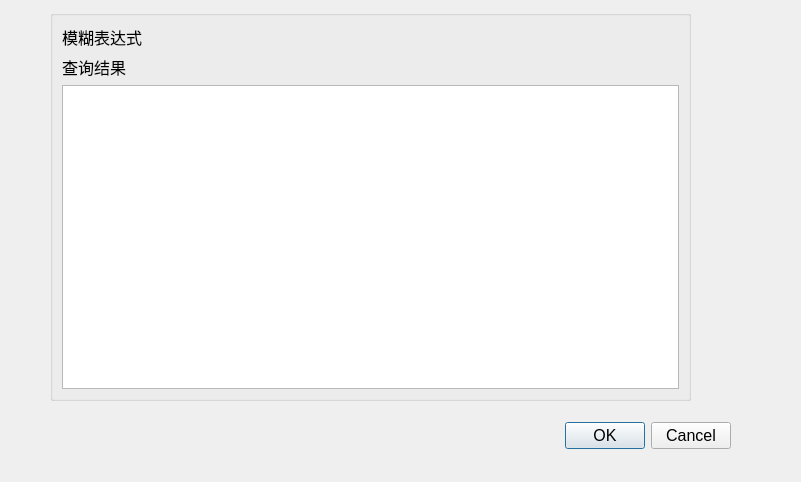
<?xml version="1.0" encoding="UTF-8"?>
<ui version="4.0">
 <class>search_result</class>
 <widget class="QDialog" name="search_result">
  <property name="geometry">
   <rect>
    <x>0</x>
    <y>0</y>
    <width>801</width>
    <height>482</height>
   </rect>
  </property>
  <property name="font">
   <font>
    <pointsize>12</pointsize>
   </font>
  </property>
  <property name="windowTitle">
   <string>Dialog</string>
  </property>
  <widget class="QDialogButtonBox" name="buttonBox">
   <property name="geometry">
    <rect>
     <x>390</x>
     <y>420</y>
     <width>341</width>
     <height>32</height>
    </rect>
   </property>
   <property name="orientation">
    <enum>Qt::Horizontal</enum>
   </property>
   <property name="standardButtons">
    <set>QDialogButtonBox::Cancel|QDialogButtonBox::Ok</set>
   </property>
  </widget>
  <widget class="QGroupBox" name="groupBox">
   <property name="geometry">
    <rect>
     <x>50</x>
     <y>10</y>
     <width>641</width>
     <height>391</height>
    </rect>
   </property>
   <property name="title">
    <string/>
   </property>
   <layout class="QVBoxLayout" name="verticalLayout">
    <item>
     <widget class="QLabel" name="str">
      <property name="text">
       <string>模糊表达式</string>
      </property>
     </widget>
    </item>
    <item>
     <widget class="QLabel" name="nums">
      <property name="text">
       <string>查询结果</string>
      </property>
     </widget>
    </item>
    <item>
     <widget class="QTableView" name="result_table"/>
    </item>
   </layout>
  </widget>
 </widget>
 <resources/>
 <connections>
  <connection>
   <sender>buttonBox</sender>
   <signal>accepted()</signal>
   <receiver>search_result</receiver>
   <slot>accept()</slot>
   <hints>
    <hint type="sourcelabel">
     <x>248</x>
     <y>254</y>
    </hint>
    <hint type="destinationlabel">
     <x>157</x>
     <y>274</y>
    </hint>
   </hints>
  </connection>
  <connection>
   <sender>buttonBox</sender>
   <signal>rejected()</signal>
   <receiver>search_result</receiver>
   <slot>reject()</slot>
   <hints>
    <hint type="sourcelabel">
     <x>316</x>
     <y>260</y>
    </hint>
    <hint type="destinationlabel">
     <x>286</x>
     <y>274</y>
    </hint>
   </hints>
  </connection>
 </connections>
</ui>
